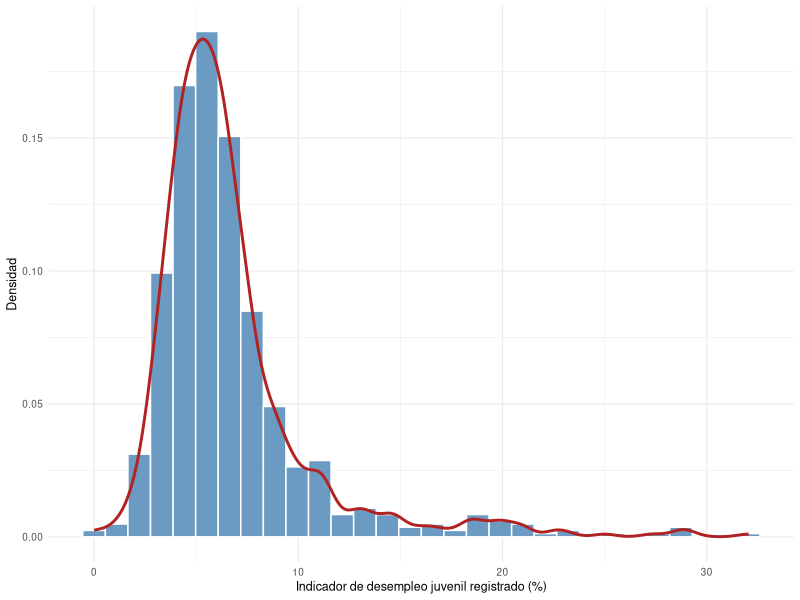
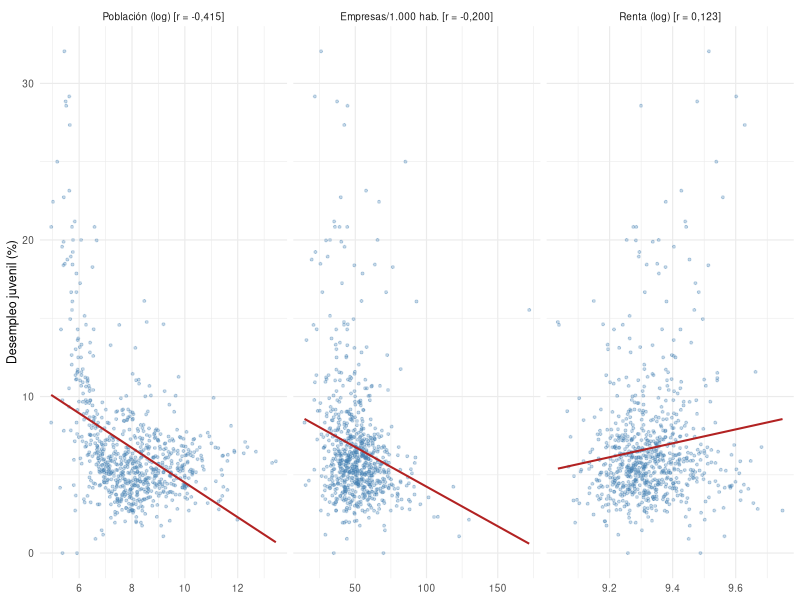
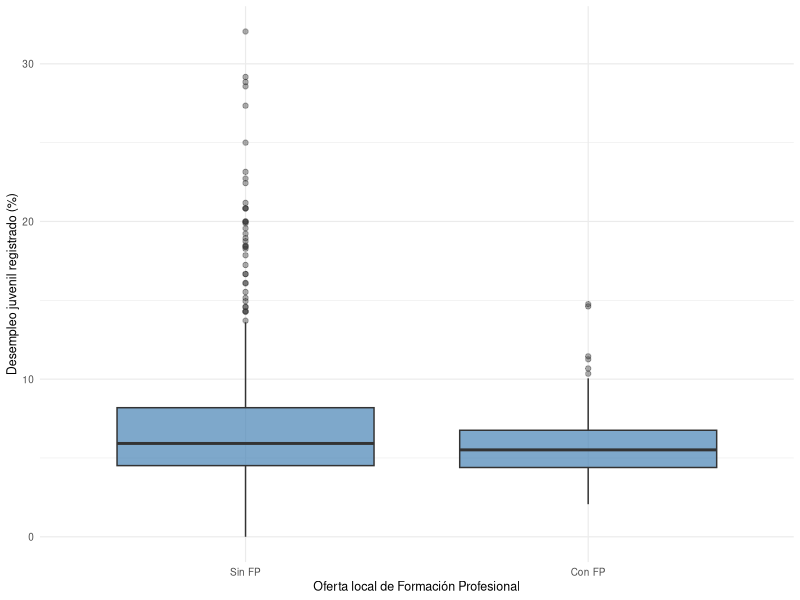
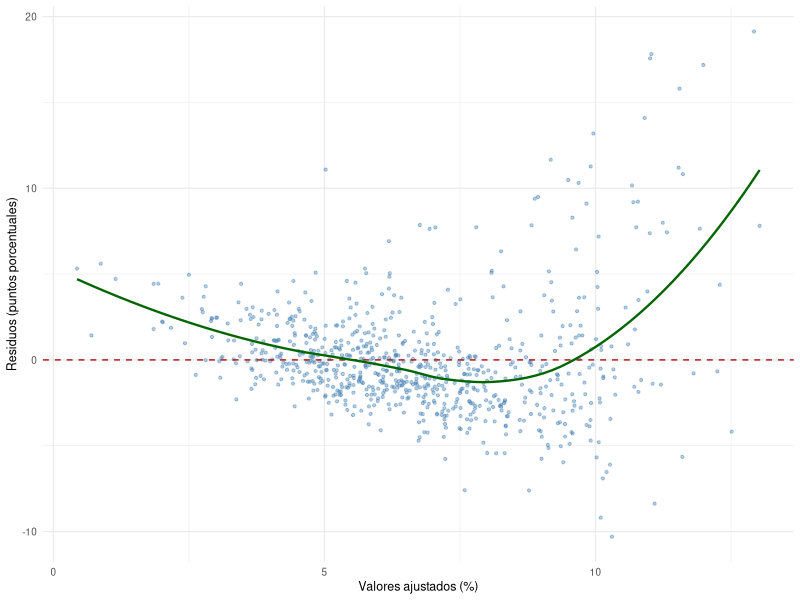
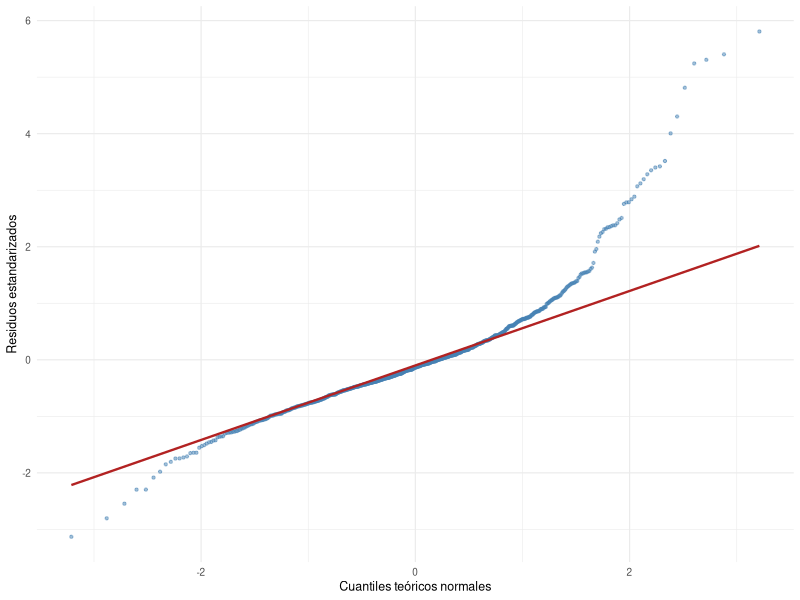
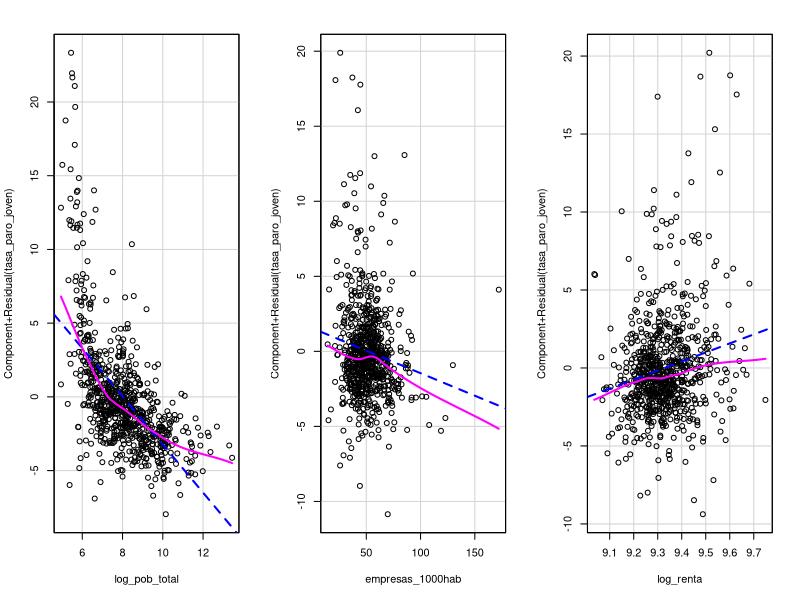
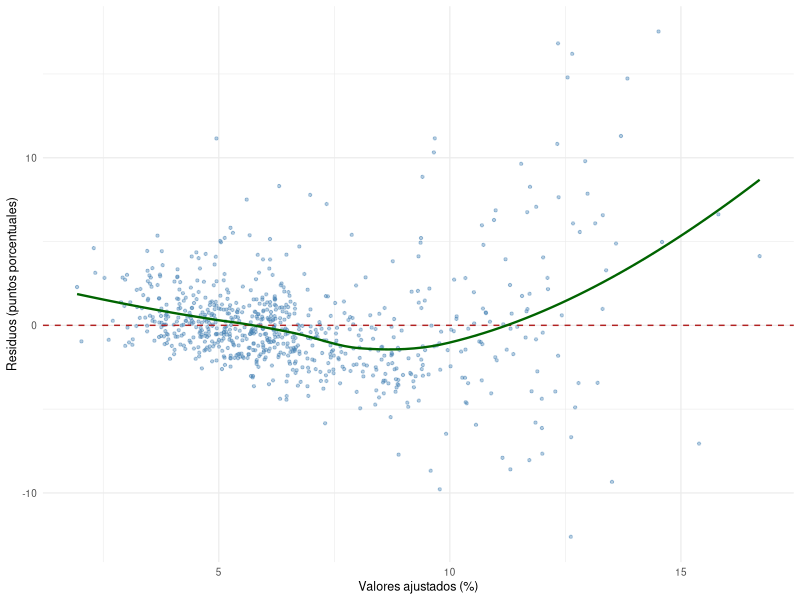

These figures' R source, in order:
## ---- chunk 1
knitr::opts_chunk$set(
  echo = FALSE,
  warning = FALSE,
  message = FALSE,
  fig.width = 6,
  fig.height = 2.6,
  fig.align = "center",
  out.width = "85%"
)

options(width = 60)
library(dplyr)
library(ggplot2)
library(knitr)
library(readr)
library(car)
library(lmtest)
library(sandwich)
## ---- chunk 2
# Importamos nuestro dataset.
datos <- read_csv(
  "dataset_final.csv",
  col_types = cols(cod_municipio = col_character()),
  show_col_types = FALSE
)

# Comprobamos municipios, variables, NA y duplicados.
comprobacion <- c(
  Municipios = nrow(datos),
  Variables = ncol(datos),
  NAs = sum(is.na(datos)),
  Duplicados = sum(duplicated(datos$cod_municipio))
)
## ---- chunk 3
# Seleccionamos las variables cuantitativas de interés
variables <- c("tasa_paro_joven", "pob_total", "empresas_1000hab", "renta")

# Ahora creamos una función para calcular los estadísticos descriptivos
describir <- function(x){
  c(Media = mean(x, na.rm = TRUE), Mediana = median(x, na.rm = TRUE), Desv_tipica = sd(x, na.rm = TRUE),
    Minimo = min(x, na.rm = TRUE), Q1 = unname(quantile(x, 0.25, na.rm = TRUE)),
    Q3 = unname(quantile(x, 0.75, na.rm = TRUE)), Maximo = max(x, na.rm = TRUE))
}

# Aplicamos la función a las variables seleccionadas y lo convertimos los resultados en una tabla
tabla_descriptivos <- data.frame(
  Variable = c("Desempleo juvenil (%)", "Población", "Empresas/1.000 hab.", "Renta por persona (€)"),
  t(sapply(datos[variables], describir)), row.names = NULL
)

# Presentamos los resultados para que se vean en el PDF.
kable(tabla_descriptivos, digits = 2, caption = "Estadísticos descriptivos de las principales variables")
## ---- chunk 4
ggplot(datos, aes(x = tasa_paro_joven)) +
  geom_histogram(aes(y = after_stat(density)), bins = 30, fill = "steelblue", color = "white", alpha = 0.8) +
  geom_density(color = "firebrick", linewidth = 1) +
  labs(x = "Indicador de desempleo juvenil registrado (%)", y = "Densidad") +
  theme_minimal(base_size = 9)
## ---- chunk 5
variables_x <- c("log_pob_total", "empresas_1000hab", "log_renta") # Variables explicativas cuantitativas
# Calculamos las correlaciones de Pearson
correlaciones <- sapply(
  datos[variables_x],
  function(x) cor(x, datos$tasa_paro_joven)
)
## ---- chunk 6
# Preparamos las etiquetas de cada uno de los 3 gráficos que vamos a representar de golpe
# COn formatC() conseguimos pasar las correlaciones a punto fijo ("f") con tres decimales y separados por la coma ","
etiquetas_cor <- sprintf(
  c("Población (log) [r = %s]", "Empresas/1.000 hab. [r = %s]", "Renta (log) [r = %s]"),
  formatC(correlaciones, format = "f", digits = 3, decimal.mark = ",")
)

# Preparamos los datos para representar las tres relaciones 
datos_graficos <- datos |>
  select(tasa_paro_joven, all_of(variables_x)) |>
  tidyr::pivot_longer(cols = all_of(variables_x), names_to = "Variable", values_to = "Valor") |>
  mutate(Variable = factor(Variable, levels = variables_x, labels = etiquetas_cor))

# Representamos las tres relaciones en una única figura
ggplot(datos_graficos, aes(x = Valor, y = tasa_paro_joven)) +
  geom_point(alpha = 0.3, color = "steelblue", size = 0.7) +
  geom_smooth(method = "lm", se = FALSE, color = "firebrick", linewidth = 0.7) +
  facet_wrap(~ Variable, scales = "free_x", nrow = 1) +
  labs(x = NULL, y = "Desempleo juvenil (%)") +
  theme_minimal(base_size = 9)
## ---- chunk 7
# Calculamos los estadísticos por presencia de FP.
tabla_fp <- datos |>
  group_by(tiene_FP) |>
  summarise(Municipios = n(), Media = mean(tasa_paro_joven), Mediana = median(tasa_paro_joven), Desv_tipica = sd(tasa_paro_joven), .groups = "drop") |>
  mutate(Grupo = ifelse(tiene_FP == 1, "Con FP", "Sin FP")) |>
  select(Grupo, Municipios, Media, Mediana, Desv_tipica)

kable(tabla_fp, digits = 2, col.names = c("Grupo", "Municipios", "Media (%)", "Mediana (%)", "Desv. típica"),
      caption = "Desempleo juvenil registrado según presencia de FP")
## ---- chunk 8
ggplot(datos, aes(x = factor(tiene_FP, levels = c(0, 1), labels = c("Sin FP", "Con FP")), y = tasa_paro_joven)) +
  geom_boxplot(fill = "steelblue", alpha = 0.7, outlier.alpha = 0.4) +
  labs(x = "Oferta local de Formación Profesional", y = "Desempleo juvenil registrado (%)") +
  theme_minimal(base_size = 9)
## ---- chunk 9
# Calculamos los estadísticos por provincia.
tabla_provincias <- datos |>
  group_by(provincia) |>
  summarise(Municipios = n(), Media = mean(tasa_paro_joven), Mediana = median(tasa_paro_joven), .groups = "drop") |>
  arrange(desc(Media))

kable(tabla_provincias, digits = 2, col.names = c("Provincia", "Municipios", "Media (%)", "Mediana (%)"),
      caption = "Desempleo juvenil registrado por provincia")
## ---- chunk 10
# Convertimos provincia en una variable categórica.
datos <- datos |> mutate(provincia = relevel(factor(provincia), ref = "Almería"))
modelo_completo <- lm(tasa_paro_joven ~ log_pob_total + empresas_1000hab + log_renta + tiene_FP + provincia, 
                      data = datos) # Ajustamos el modelo de regresión lineal múltiple.
## ---- chunk 11
# Hacemos el summary() del modelo de regresión lineal múltiple para poder acceder a los coeficientes
resumen_ini <- summary(modelo_completo)

# Extraemos los coeficientes del modelo
coeficientes <- as.data.frame(resumen_ini$coefficients)

# Incorporamos los nombres de las variables.
coeficientes$Variable <- rownames(coeficientes)

# Ordenamos las columnas.
coeficientes <- coeficientes |> select(Variable, Estimate, `Std. Error`, `t value`, `Pr(>|t|)`)

# Formateamos los valores p para evitar mostrar ceros.
coeficientes$`Pr(>|t|)` <- ifelse(coeficientes$`Pr(>|t|)` < 0.0001, "<0,0001",
                                  formatC(coeficientes$`Pr(>|t|)`, format = "f", digits = 4, decimal.mark = ",")) 

# Calculamos cual es el efecto de duplicar la población (recordemos que está en escala logarítmica, por lo que el incremento exacto cuando la población se duplica es log(2))
efecto_duplicar_pob <- abs(coef(modelo_completo)["log_pob_total"] * log(2))

# Presentamos la tabla.
kable(coeficientes, digits = 3, row.names = FALSE,
      col.names = c("Variable", "Coef.", "Error est.", "t", "Valor p"),
      caption = "Coeficientes del modelo inicial")
## ---- chunk 12
vif_modelo <- car::vif(modelo_completo) # Calculamos los factores de inflación de la varianza
## ---- chunk 13
# Convertimos los resultados en una tabla
tabla_vif <- data.frame(
  Variable = rownames(vif_modelo),
  VIF_GVIF = vif_modelo[, "GVIF"],
  Grados_libertad = vif_modelo[, "Df"],
  GVIF_ajustado = vif_modelo[, "GVIF^(1/(2*Df))"]
)

# Mostramos la tabla
kable(tabla_vif, digits = 3, row.names = FALSE,
      col.names = c("Variable", "VIF/GVIF", "GL", "GVIF ajustado"),
      caption = "Diagnóstico de multicolinealidad")
## ---- chunk 14
datos_residuos <- data.frame(
  Ajustados = fitted(modelo_completo),
  Residuos = residuals(modelo_completo),
  Est = rstandard(modelo_completo)
)

ggplot(datos_residuos, aes(x = Ajustados, y = Residuos)) +
  geom_point(alpha = 0.4, color = "steelblue", size = 0.8) +
  geom_hline(yintercept = 0, linetype = "dashed", color = "firebrick") +
  geom_smooth(method = "loess", se = FALSE, color = "darkgreen", linewidth = 0.8) +
  labs(x = "Valores ajustados (%)", y = "Residuos (puntos porcentuales)") +
  theme_minimal(base_size = 9)

ggplot(datos_residuos, aes(sample = Est)) +
  stat_qq(color = "steelblue", alpha = 0.5, size = 0.8) +
  stat_qq_line(color = "firebrick", linewidth = 0.8) +
  labs(x = "Cuantiles teóricos normales", y = "Residuos estandarizados") +
  theme_minimal(base_size = 9)
## ---- chunk 15
car::crPlots(modelo_completo, terms = ~ log_pob_total + empresas_1000hab + log_renta,
             layout = c(1, 3), smooth = TRUE, main = "") # Gráficos de residuos parciales.
## ---- chunk 16
modelo_cuadratico <- update(modelo_completo, . ~ . + I(log_pob_total^2)) # Ajustamos el modelo alternativo.
comparacion_anova <- anova(modelo_completo, modelo_cuadratico) # Contraste F para modelos anidados.
## ---- chunk 17
# Extraemos los indicadores de ajuste.
resumen_inicial <- summary(modelo_completo)
resumen_cuadratico <- summary(modelo_cuadratico)

tabla_comparacion <- data.frame(
  Modelo = c("Lineal inicial", "Con población cuadrática"),
  R2 = c(resumen_inicial$r.squared, resumen_cuadratico$r.squared),
  R2_ajustado = c(resumen_inicial$adj.r.squared, resumen_cuadratico$adj.r.squared),
  Error_residual = c(resumen_inicial$sigma, resumen_cuadratico$sigma)
)

kable(tabla_comparacion, digits = 4, col.names = c("Modelo", "R²", "R² ajustado", "Error residual"),
      caption = "Comparación de las especificaciones de regresión")

kable(comparacion_anova, digits = 4, caption = "Contraste F de comparación entre modelos anidados")
## ---- chunk 18
datos_residuos_cuad <- data.frame(
  Ajustados = fitted(modelo_cuadratico),
  Residuos = residuals(modelo_cuadratico)
)

ggplot(datos_residuos_cuad, aes(x = Ajustados, y = Residuos)) +
  geom_point(alpha = 0.4, color = "steelblue", size = 0.8) +
  geom_hline(yintercept = 0, linetype = "dashed", color = "firebrick") +
  geom_smooth(method = "loess", se = FALSE, color = "darkgreen", linewidth = 0.8) +
  labs(x = "Valores ajustados (%)", y = "Residuos (puntos porcentuales)") +
  theme_minimal(base_size = 9)
## ---- chunk 19
bp_cuadratico <- lmtest::bptest(modelo_cuadratico, studentize = TRUE) # Aplicamos el contraste de Breusch-Pagan al modelo cuadrático
vcov_robusta <- sandwich::vcovHC(modelo_cuadratico, type = "HC3") # Matriz de covarianzas robusta HC3
contrastes_robustos <- lmtest::coeftest(modelo_cuadratico, vcov. = vcov_robusta) # Contrastes con errores estándar robustos
## ---- chunk 20
# Construimos la tabla.
tabla_robusta <- data.frame(
  Variable = rownames(contrastes_robustos),
  Coeficiente = contrastes_robustos[, 1],
  Error_robusto = contrastes_robustos[, 2],
  Estadistico_t = contrastes_robustos[, 3],
  Valor_p = contrastes_robustos[, 4],
  row.names = NULL
)
# Formateamos los valores p para evitar mostrar ceros.
tabla_robusta$Valor_p <- ifelse(tabla_robusta$Valor_p < 0.0001, "<0,0001",
                                formatC(tabla_robusta$Valor_p, format = "f", digits = 4, decimal.mark = ","))

# Presentamos los resultados.
kable(tabla_robusta, digits = 4, row.names = FALSE,
      col.names = c("Variable", "Coeficiente", "Error estándar HC3", "Estadístico t", "Valor p"),
      caption = "Inferencia del modelo cuadrático con errores estándar robustos HC3")
## ---- chunk 21
n <- nobs(modelo_cuadratico); p <- length(coef(modelo_cuadratico)) # Número de observaciones y parámetros.
res_stud <- rstudent(modelo_cuadratico); hat_val <- hatvalues(modelo_cuadratico) 
cook_d <- cooks.distance(modelo_cuadratico) # Residuos studentizados, apalancamientos y distancia de Cook
## ---- chunk 22
# Resumimos los resultados.
tabla_diagnostico <- data.frame(
  Criterio = c("Residuos studentizados |r| > 3", "Apalancamiento > 2p/n", "Distancia de Cook > 4/n"),
  Umbral = c(3, 2 * p / n, 4 / n),
  Municipios = c(sum(abs(res_stud) > 3), sum(hat_val > 2 * p / n), sum(cook_d > 4 / n))
)

# Mostramos la tabla
kable(tabla_diagnostico, digits = 4, caption = "Resumen de observaciones atípicas e influyentes")
## ---- chunk 23
# Conservamos las observaciones que no superan el umbral.
conservar <- cook_d <= (4 / n)

# Ajustamos nuevamente el modelo con las mismas variables.
modelo_sensibilidad <- update(modelo_cuadratico, data = datos[conservar, ])

# Calculamos los errores estándar robustos HC3.
robusto_sensibilidad <- lmtest::coeftest(modelo_sensibilidad, vcov. = sandwich::vcovHC(modelo_sensibilidad, type = "HC3"))

# Formateamos los valores p para evitar mostrar ceros.
formatear_p <- function(pval) {
  ifelse(pval < 0.0001, "<0,0001", formatC(pval, format = "f", digits = 4, decimal.mark = ","))
}

# Construimos una tabla comparativa.
tabla_sensibilidad <- data.frame(
  Variable = rownames(contrastes_robustos),
  Coef_completo = contrastes_robustos[, 1],
  p_completo = formatear_p(contrastes_robustos[, 4]),
  Coef_sensibilidad = robusto_sensibilidad[rownames(contrastes_robustos), 1],
  p_sensibilidad = formatear_p(robusto_sensibilidad[rownames(contrastes_robustos), 4]),
  row.names = NULL
)

kable(tabla_sensibilidad, digits = 4, row.names = FALSE,
      col.names = c("Variable", "Coef. completo", "p completo", "Coef. sensibilidad", "p sensibilidad"),
      caption = "Comparación de coeficientes con y sin observaciones influyentes")

# Comparación de indicadores de ajuste.
tabla_ajuste_sensibilidad <- data.frame(
  Modelo = c("Completo", "Sin observaciones influyentes"),
  Municipios = c(nobs(modelo_cuadratico), nobs(modelo_sensibilidad)),
  R2_ajustado = c(summary(modelo_cuadratico)$adj.r.squared, summary(modelo_sensibilidad)$adj.r.squared),
  Error_residual = c(sigma(modelo_cuadratico), sigma(modelo_sensibilidad))
)

kable(tabla_ajuste_sensibilidad, digits = 4, row.names = FALSE,
      col.names = c("Modelo", "Municipios", "R² ajustado", "Error residual"),
      caption = "Comparación del ajuste en el análisis de sensibilidad")
## ---- chunk 24
# M1: modelo cuadrático completo.
modelo_M1 <- modelo_cuadratico
# M2: eliminamos la renta.
modelo_M2 <- update(
  modelo_M1,
  . ~ . - log_renta
)
# M3: eliminamos también la densidad empresarial.
modelo_M3 <- update(
  modelo_M2,
  . ~ . - empresas_1000hab
)
# Selección automática hacia atrás mediante AIC.
modelo_step <- step(
  modelo_M1,
  direction = "backward",
  trace = 0
)

# Comprobamos que el modelo seleccionado por AIC coincide con M2.
misma_formula <- setequal(
  attr(terms(modelo_step), "term.labels"),
  attr(terms(modelo_M2), "term.labels")
)

if (!misma_formula) {
  warning("El modelo seleccionado por step() no coincide con M2.")
}
## ---- chunk 25
# Construimos la tabla comparativa.
tabla_seleccion <- data.frame(
  Modelo = c(
  "M1. Completo",
  "M2. Sin renta",
  "M3. Sin renta ni empresas"
),
  R2_ajustado = c(summary(modelo_M1)$adj.r.squared, summary(modelo_M2)$adj.r.squared, summary(modelo_M3)$adj.r.squared),
  AIC = c(AIC(modelo_M1), AIC(modelo_M2), AIC(modelo_M3)),
  BIC = c(BIC(modelo_M1), BIC(modelo_M2), BIC(modelo_M3)),
  Error_residual = c(sigma(modelo_M1), sigma(modelo_M2), sigma(modelo_M3))
)

kable(tabla_seleccion, digits = 3, row.names = FALSE,
      col.names = c("Modelo", "R² ajustado", "AIC", "BIC", "Error residual"),
      caption = "Comparación de modelos candidatos")
## ---- chunk 26
# Contraste de Breusch-Pagan del modelo definitivo M2.
bp_M2 <- lmtest::bptest(modelo_M2, studentize = TRUE)

# Inferencia robusta HC3.
coef_M2 <- lmtest::coeftest(modelo_M2, vcov. = sandwich::vcovHC(modelo_M2, type = "HC3"))

# Intervalos de confianza robustos del 95 %.
valor_critico <- qt(0.975, df.residual(modelo_M2))
intervalos_M2 <- data.frame(
  Variable = rownames(coef_M2),
  Inferior = coef_M2[, 1] - valor_critico * coef_M2[, 2],
  Superior = coef_M2[, 1] + valor_critico * coef_M2[, 2],
  row.names = NULL
)
n_M2 <- nobs(modelo_M2); p_M2 <- length(coef(modelo_M2))
residuos_M2 <- rstudent(modelo_M2); apalancamiento_M2 <- hatvalues(modelo_M2); cook_M2 <- cooks.distance(modelo_M2)

# Sensibilidad del modelo definitivo M2 excluyendo Cook > 4/n
conservar_M2 <- cook_M2 <= (4 / n_M2)
modelo_M2_sens <- update(modelo_M2, data = datos[conservar_M2, ])
robusto_M2_sens <- lmtest::coeftest(modelo_M2_sens, vcov. = sandwich::vcovHC(modelo_M2_sens, type = "HC3"))
coef_FP_M2_comp <- coef_M2["tiene_FP", 1]
coef_FP_M2_sens <- robusto_M2_sens["tiene_FP", 1]
cambio_FP_M2 <- 100 * abs(coef_FP_M2_sens - coef_FP_M2_comp) / abs(coef_FP_M2_comp)
p_emp_M2_sens <- robusto_M2_sens["empresas_1000hab", 4]
## ---- chunk 27
# Tabla de coeficientes.
tabla_M2 <- data.frame(
  Variable = rownames(coef_M2),
  Coeficiente = coef_M2[, 1],
  Error_HC3 = coef_M2[, 2],
  IC_95 = sprintf("[%.3f; %.3f]", intervalos_M2$Inferior, intervalos_M2$Superior),
  Estadistico_t = coef_M2[, 3],
  Valor_p = ifelse(coef_M2[, 4] < 0.0001, "<0,0001", formatC(coef_M2[, 4], format = "f", digits = 4, decimal.mark = ",")),
  row.names = NULL
)

kable(
  tabla_M2[, c("Variable", "Coeficiente", "Error_HC3", "IC_95", "Valor_p")],
  digits = 4,
  row.names = FALSE,
  col.names = c("Variable", "Coeficiente", "Error HC3", "IC 95 %", "Valor p"),
  caption = "Coeficientes e intervalos de confianza del modelo M2 con errores estándar robustos HC3"
)
## ---- chunk 28
# Calculamos los valores observados, estimados y residuos
# utilizando el modelo finalmente seleccionado (M2).
datos_municipios <- datos |>
  mutate(
    Desempleo_observado = tasa_paro_joven,
    Desempleo_estimado = as.numeric(fitted(modelo_M2)),
    Residuo = as.numeric(residuals(modelo_M2))
  )

# Municipios con mayores residuos positivos.
municipios_superiores <- datos_municipios |>
  arrange(desc(Residuo)) |>
  slice_head(n = 5) |>
  mutate(Grupo = "Desviación positiva (+)") |>
  select(Grupo, municipio, provincia, Desempleo_observado, Desempleo_estimado, Residuo)

# Municipios con mayores residuos negativos.
municipios_inferiores <- datos_municipios |>
  arrange(Residuo) |>
  slice_head(n = 5) |>
  mutate(Grupo = "Desviación negativa (-)") |>
  select(Grupo, municipio, provincia, Desempleo_observado, Desempleo_estimado, Residuo)

# Tabla con cinco municipios con mayores desviaciones positivas
# y cinco con mayores desviaciones negativas.
kable(
  bind_rows(municipios_superiores, municipios_inferiores),
  digits = 2,
  col.names = c(
    "Tipo de desviación", "Municipio", "Provincia",
    "Observado (%)", "Estimado (%)", "Residuo (pp)"
  ),
  caption = "Cinco municipios con mayores desviaciones positivas y cinco con mayores desviaciones negativas según M2"
)
